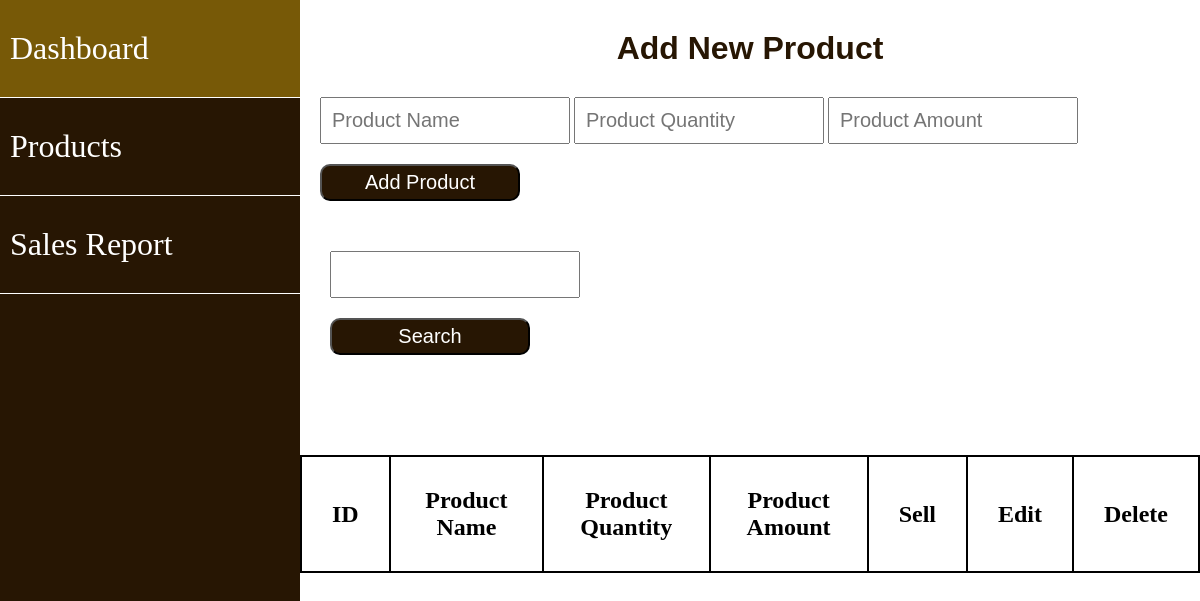
The page /products.php on the database as committed earlier.
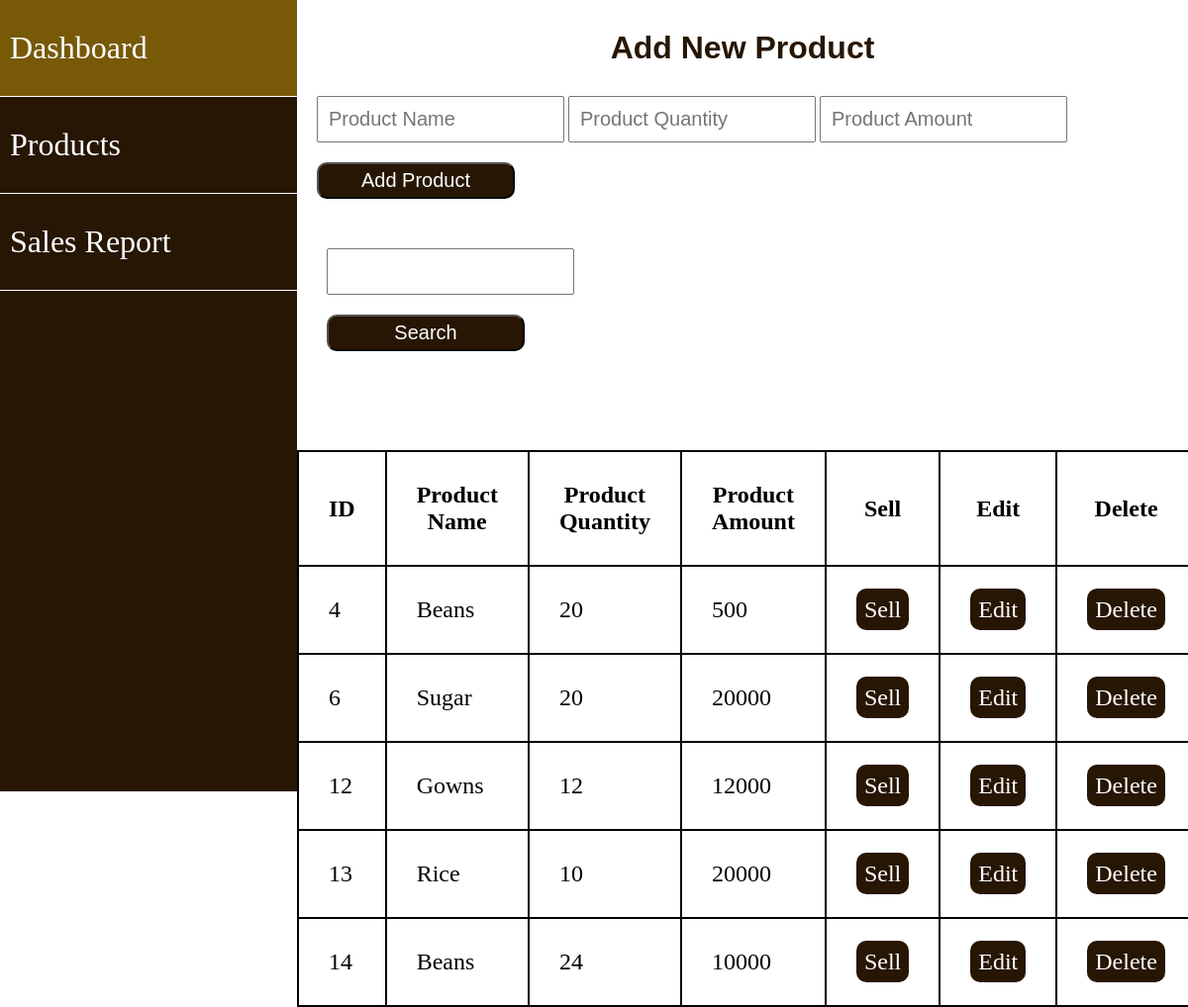
The same page on the database as committed later.
### tables this page shows
CREATE TABLE `products` (
  `product_id` int(11) NOT NULL,
  `product_name` varchar(100) NOT NULL,
  `product_quantity` varchar(100) NOT NULL,
  `product_amount` varchar(100) NOT NULL
);

### products.php (the view, shortened to what this page needs)
<?php
require_once "process.php";
$query = "SELECT * from products";
$result = mysqli_query($conn, $query);
?>
<!DOCTYPE html>
<html lang="en">
<head>
</head>
<body>
<?php
    require_once "nav.php"
    ?>
    <div class="right-side">
        <h1>Add New Product</h1>
        <div class="form">
            <form action="process.php" method="POST">
                <input type="text" name="product_name" id="productname" placeholder="Product Name">
                <input type="text" name="product_quantity" id="productquantity" placeholder="Product Quantity">
                <input type="text" name="product_amount" id="productamount" placeholder="Product Amount">
                <button type="submit">Add Product</button>
            </form>
        </div>
        <div class="search">
        <form method="post" action="process.php">
                <input type="text" name="product_name" id="product_name"><br>
                <button type="submit">Search</button>
            </form>
        </div>
        <div class="table">
            <table>
                    <th>ID</td>
                    <th>Product Name</th>
                    <th>Product Quantity</th>
                    <th>Product Amount</th>
                    <th>Sell</th>
                    <th>Edit</th>
                    <th>Delete</th>
                    <tr>
                        <?php
                            while($row = mysqli_fetch_assoc($result))
                            {  $id = $row['product_id'];
                    ?>
                    <td> <?php echo $id; ?> </td>
                    <td> <?php echo $row['product_name']; ?> </td>
                    <td> <?php echo $row['product_quantity']; ?> </td>
                    <td> <?php echo $row['product_amount']; ?> </td>
                    <td><a href="sales.php?salesid=<?php echo $id; ?>">Sell</a></td>
                    <td><a href="edit.php?editid=<?php echo $id; ?>">Edit</a></td>
                    <td><a href="delete.php?deleteid=<?php echo $id; ?>">Delete</a></td>
                    </tr>
                    <?php
                     }
                    ?>
            </table>
        </div>
    </div>
</body>
</html>

### nav.php (shortened to what this page needs)
<!DOCTYPE html>
<html lang="en">
<head>
    <link rel="stylesheet" href="navstyling.css">
</head>
<body>
    <div class="container">
        <div class="left-side">
        <nav>
        <ul>
            <li><a href="index.php">Dashboard</a></li>
            <li><a href="products.php">Products</a></li>
            <li><a href="salesreport.php">Sales Report</a></li>
        </ul>
    </nav>
        </div>
    </div>
</body>
</html>

### navstyling.css (style rules this page uses)
* { margin: 0; padding: 0; box-sizing: border-box; }
.left-side { background-color: rgb(39, 22, 3); height: 100vh; width: 25%; position: fixed; }
nav ul { display: flex; justify-content: center; align-items: left; flex-direction: column; }
nav ul li { list-style: none; padding: 30px 10px; border-bottom: 1px solid white; }
nav ul li a { text-decoration: none; color: white; font-size: 2rem; }

### products.php (style rules this page uses)
* { margin: 0; padding: 0; box-sizing: border-box; }
.right-side { height: 100vh; width: 75%; margin-left: 25%; }
.right-side h1 { color: rgb(39, 22, 3); font-size: 2rem; font-family: Verdana, Geneva, Tahoma, sans-serif; text-align: center; padding: 30px 0px; }
.form { padding: 0px 20px; }
input { width: 250px; padding: 10px; font-size: 20px; }
button { width: 200px; padding: 5px; font-size: 20px; margin-top: 20px; background-color: rgb(39, 22, 3); color: white; border-radius: 10px; }
.table { margin: 100px 0px; font-size: 1.5rem; }
table, th, td { border: 2px solid black; border-collapse: collapse; padding: 30px; }
.table a { text-decoration: none; padding: 8px; background-color: rgb(39, 22, 3); color: white; border-radius: 10px; }
.search input { margin-top: 50px; margin-left: 30px }
.search button { margin-left: 30px; }

Rows that differ between the two databases and show on the page:
added products: product_id "4", product_name "Beans", product_quantity "20", product_amount "500"
added products: product_id "6", product_name "Sugar", product_quantity "20", product_amount "20000"
added products: product_id "12", product_name "Gowns", product_quantity "12", product_amount "12000"
added products: product_id "13", product_name "Rice", product_quantity "10", product_amount "20000"
added products: product_id "14", product_name "Beans", product_quantity "24", product_amount "10000"
